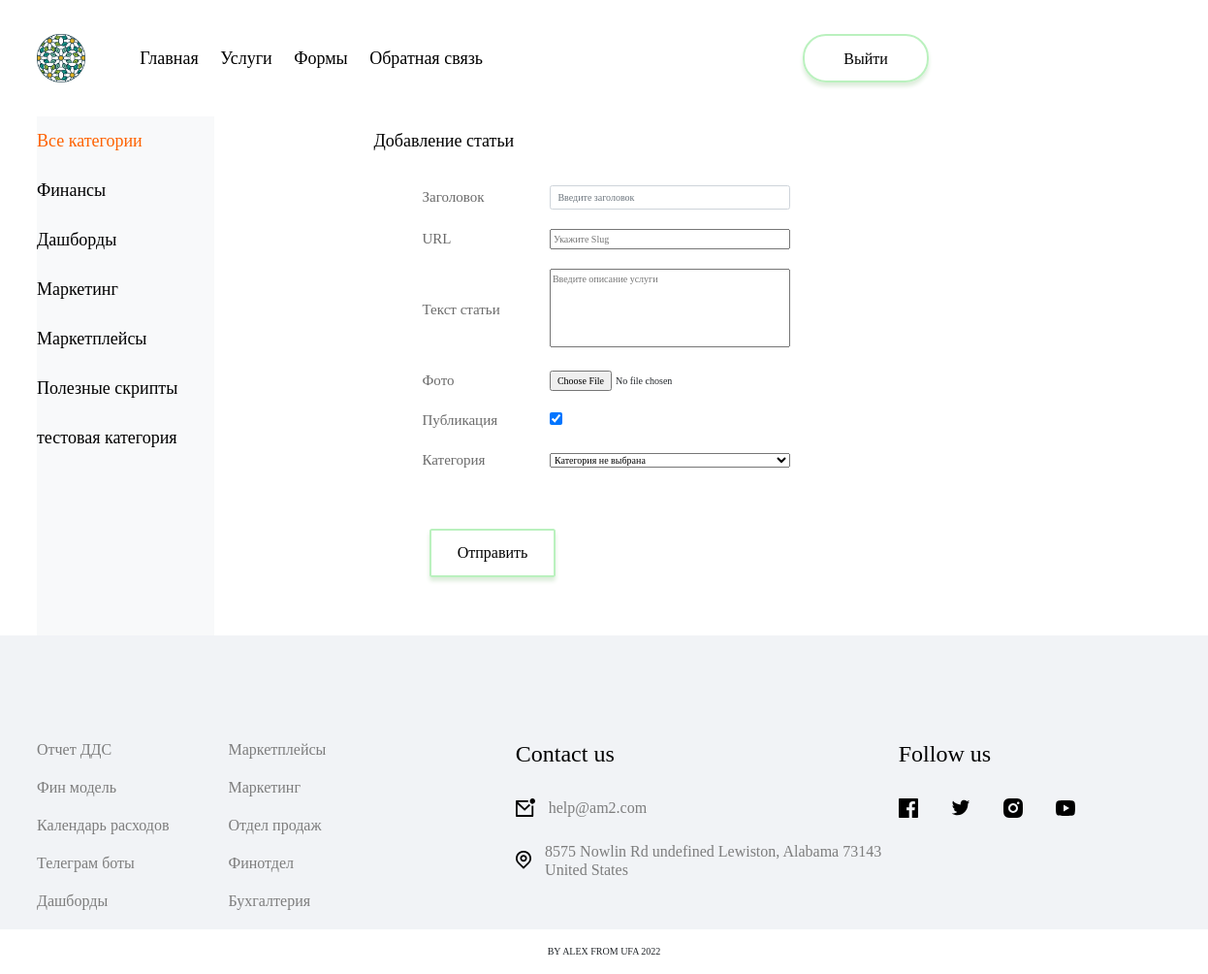
Before: /addpage/ (signed in) with the older database file.
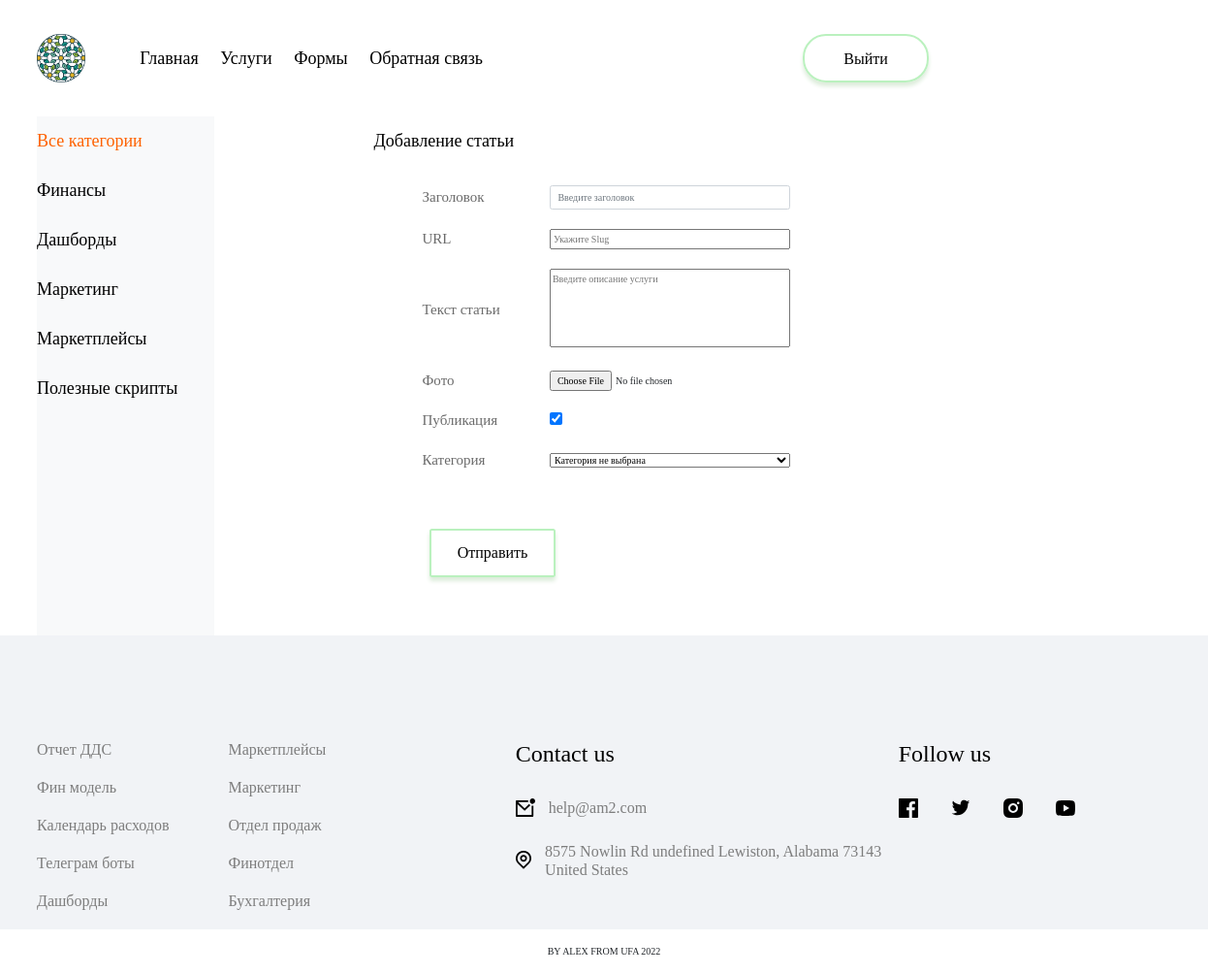
After: the same page with the newer database file.
### algoritm/models.py (models this page shows)
class Category(models.Model):
    name = models.CharField(max_length=100, db_index=True, verbose_name='Категория')
    slug = models.SlugField(max_length=255, unique=True, db_index=True, verbose_name='URL')
    time_create = models.DateTimeField(auto_now_add=True, verbose_name='Время создания')
    def __str__(self):
        return self.name
    def get_absolute_url(self):
        return reverse('category', kwargs={'cat_slug': self.slug})
    class Meta:
        verbose_name = "Категория"
        verbose_name_plural = "Категории"
        ordering = ['pk']

### algoritm/views.py (the view)
# urls.py: path('addpage/', AddPage.as_view(), name='addpage'),
class AddPage(LoginRequiredMixin, DataMixin, CreateView):
    form_class = AddPostForm
    template_name = 'algoritm/addpage.html'
    success_url = reverse_lazy('home')
    login_url = reverse_lazy('home')
    def get_context_data(self, *, object_list=None, **kwargs):
        context = super().get_context_data(**kwargs)
        c_def = self.get_user_context(title='Добавление статьи')
        return dict(list(context.items()) + list(c_def.items()))

### algoritm/forms.py (shortened to what this page needs)
class AddPostForm(forms.ModelForm):
    def __init__(self, *args, **kwargs):
        super().__init__(*args, **kwargs)
        self.fields['cat'].empty_label = 'Категория не выбрана'
    class Meta:
        model = Boards
        fields = ['title', 'slug', 'content', 'photo', 'is_published', 'cat']
        widgets = {
            'title': forms.TextInput(attrs={'class': 'form-control', 'placeholder': 'Введите заголовок'}),
            'slug': forms.TextInput(attrs={'class': 'input_area_space', 'placeholder': 'Укажите Slug'}),
            'content': forms.Textarea(attrs={'cols': 40, 'rows':  5, 'class': 'input_area_space', 'placeholder': 'Введите описание услуги'}),
            'cat': forms.Select(attrs={'class': 'select__area_block'})
        }

### algoritm/templatetags/algoritm_tags.py (called while the page is built)
@register.inclusion_tag('algoritm/list_categories.html')
def show_categories(sort=None, cat_selected=0):
    if not sort:
        cats = Category.objects.all()
    else:
        cats = Category.objects.order_by(sort)
    return {'cats': cats, 'cat_selected': cat_selected}

### algoritm/templates/algoritm/addpage.html (shortened to what this page needs)
{% extends 'algoritm/base.html' %}
{% load algoritm_tags %}
{% block content%}
<section class="container content__block">
        <div class="row">
            <div class="col-md-2 col-sm-4 m-10">
                <nav class ="bg-light menu-vertical mb-5 h-100">
                    <ul class ="nav navbar-nav">
                        {% if cat_selected == 0 %}
                            <li class ="menu__item_verical  mb-4 mt-4">Все категории</li>
                        {% else %}
                            <li class="mb-4 mt-4"><a class ="menu__link_verical" href="{% url 'products' %}">Все категории</a></li>
                        {% endif %}
                            {% show_categories cat_selected=cat_selected %}
                    </ul>
                </nav>
            </div>
            <div class="col-9">
                <div class="container form__area">
                    <div class="d-flex flex-row title__row mb-5 form__block-title">
                        <h2 class="menu__link">{{ title }}</h2>
                    </div>
                    <div class ="container">
                    <form action="{% url 'addpage' %}" method="POST" class="form_for_notes" id="post_form" enctype="multipart/form-data">
                        {% for f in form %}
                            <div class="row notes__block align-items-center">
                                  <label for="{{ f.id_for_label }}" class="col-2 form__block-text">{{ f.label }}</label>
                                  <div class="col-4">{{ f }}</div>
                            </div>
                        {%endfor%}
                        <div class="form-group row form__block-button">
                            <div>
                                  <div class="col-sm-2">
                                    <button type="submit" class="header__login form__button button">Отправить</button>
                                  </div>
                            </div>
                        </div>
                    </form>
                    </div>
                </div>
            </div>
        </div>
    </section>
{% endblock content%}

### algoritm/templates/algoritm/list_categories.html
{% for c in cats %}
  {% if c.pk == cat_selected %}
      <li class ="menu__item_verical mb-4 mt-4">{{ c.name }}</li>
  {% else %}
      <li class="mb-4 mt-4"><a class ="menu__link_verical" href="{{ c.get_absolute_url }}">{{ c.name }}</a></li>
  {% endif %}
{% endfor %}

Changed rows visible on the page:
removed Category: name "тестовая категория"
